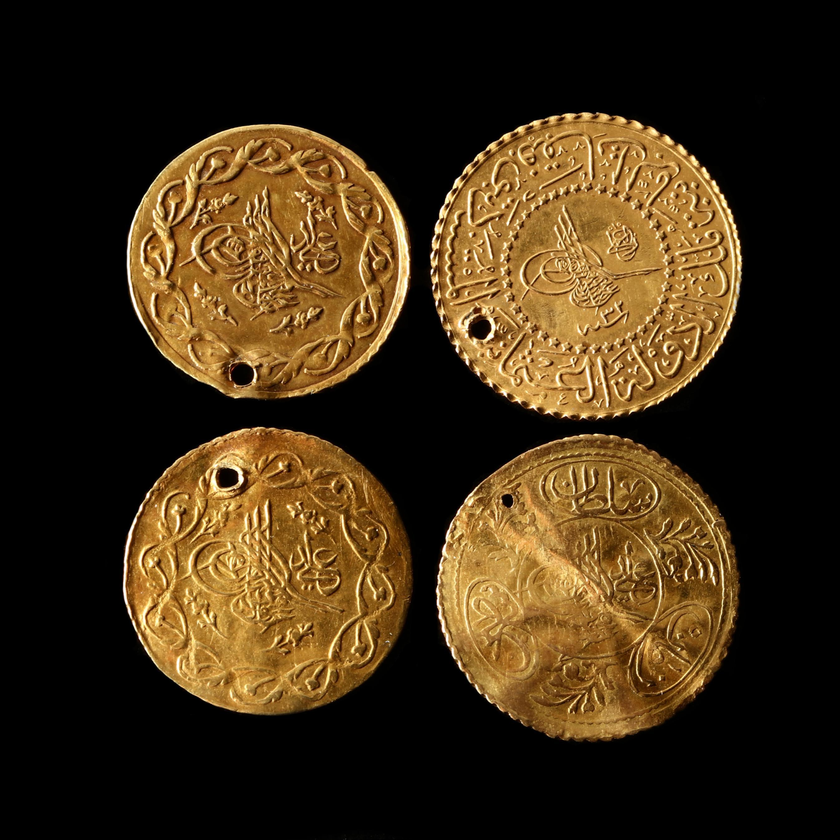
#> input picture 07_transformada_hough_componentes_conexas/coins.png, 840 x 840 px, shrunk from 2692 x 2692 before the run, given in place of video_coins.mp4, which was not available
$ python punto_2.py
#> lines starting #> are read from the running program, lines starting #| are printed output that depends on the picture; after the words box and inside, x2 and y2 are one past the last pixel; in counts of white or black regions, pixels touching at a corner belong together; pictures that were not available may be replaced by others from this repository, and a replacement may not be noted
import cv2 as cv
import os
import numpy as np


FPS: int = 60


class Coin:
    def __init__(self, value: float, diameter: int) -> None:
#> in main, frame is the input picture: shape (840, 840, 3); mean B, G, R 21, 45.2, 62.8
        self.value: float = value
        self.radius: int = int(diameter / 2)


def get_eccentricity(width: float, height: float) -> float:
    return width / height


def get_r_from_circle_area(area: float) -> float:
    return np.sqrt(area / np.pi)


def preprocess_frame(frame: cv.Mat) -> cv.Mat:
    frame_preprocessed: cv.Mat = frame.copy()

    frame_preprocessed = cv.cvtColor(frame_preprocessed, cv.COLOR_BGR2GRAY)
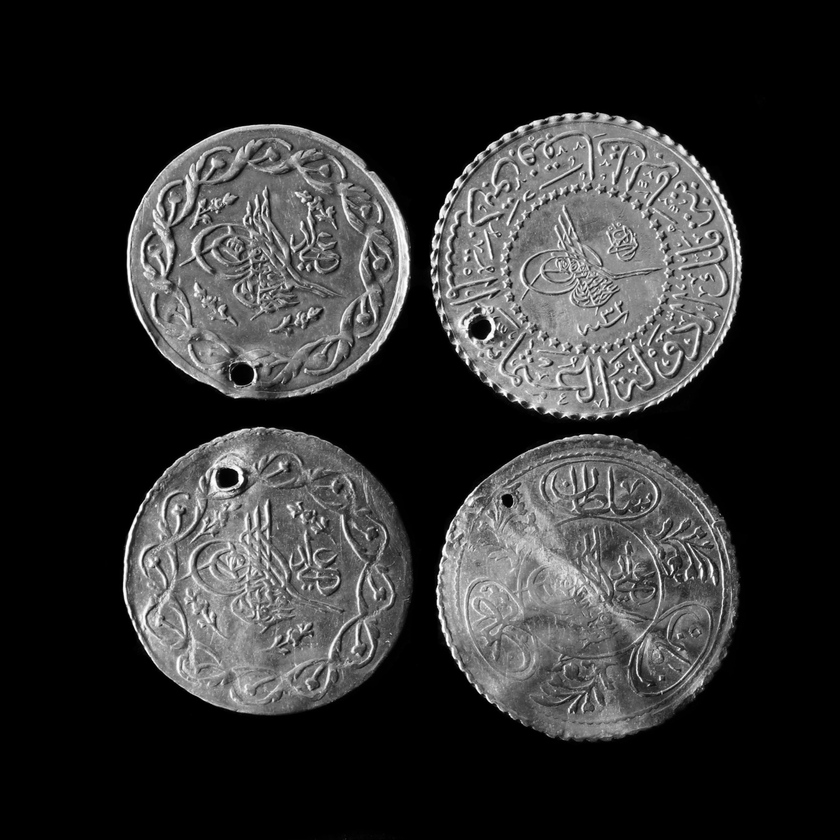
#> frame_preprocessed: shape (840, 840); min 0, max 255, mean 47.7
    frame_preprocessed = cv.GaussianBlur(frame_preprocessed, (5, 5), 0)
    _, frame_preprocessed = cv.threshold(
        frame_preprocessed, 150, 255, cv.THRESH_BINARY_INV
    )
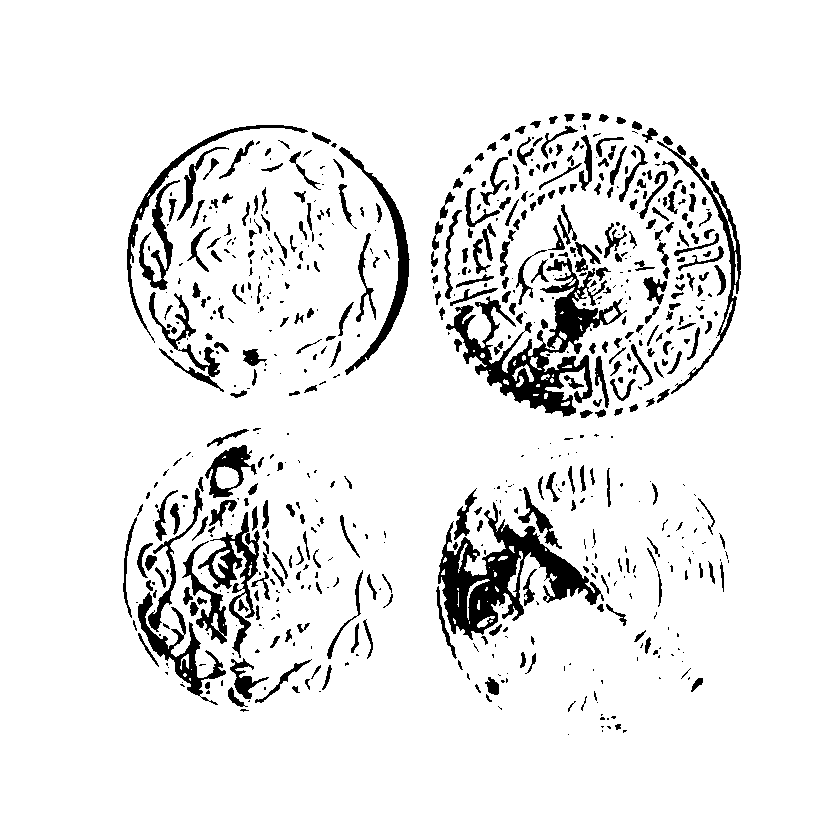
#> frame_preprocessed: shape (840, 840); 91.6% white; 704 black regions (350 under 20 px), largest, box (x1, y1, x2, y2) and area: (446, 258, 627, 417) 7601, (438, 502, 604, 640) 7453, (198, 512, 260, 658) 2222

    #  cv.imshow("preprocess", frame_preprocessed)

    return frame_preprocessed


def main() -> None:
    video = cv.VideoCapture("video_coins.mp4")

    while True:
        coins: dict[Coin, int] = {
            Coin(5, 80): 0,
            Coin(2, 70): 0,
            Coin(1, 60): 0,
            Coin(0.2, 47): 0,
        }

        frame: cv.Mat = video.read()[1]

        frame_preprocessed: cv.Mat = preprocess_frame(frame)
        (total_labels, _, values, centroids) = cv.connectedComponentsWithStats(
            frame_preprocessed, 4, cv.CV_32S
        )
#> total_labels = 66; values = 66 rows, first 6: [123, 113, 618, 622, 59586], [0, 0, 840, 840, 643677], [147, 193, 3, 4, 5], [140, 208, 2, 5, 8], [133, 235, 1, 2, 2], [559, 243, 2, 3, 4]; centroids = 66 pairs, first value 133 to 735.7, second value 194.4 to 678.8

        for i in range(total_labels):
            r: np.uint16 = np.uint16(get_r_from_circle_area(values[i, cv.CC_STAT_AREA]))

            if (
                0.9
                < get_eccentricity(
                    values[i, cv.CC_STAT_WIDTH], values[i, cv.CC_STAT_HEIGHT]
                )
                < 1.1
                and r > 20
            ):
                cv.circle(
                    frame,
                    (np.uint16(centroids[i])),
                    r,
                    (0, 255, 0),
                    thickness=2,
                )

                for coin, count in coins.items():
                    if coin.radius * 0.9 < r < coin.radius * 1.1:
                        coins[coin] += 1
                        break

                os.system("clear")
                for coin, count in coins.items():
                    print("Coin: {}. Count: {}".format(coin.value, count))
#> this loop made 66 passes
#> r on passes 1 to 12: 137, 452, 1, 1, 0, 1, 4, 4, 0, 5, 1, 1
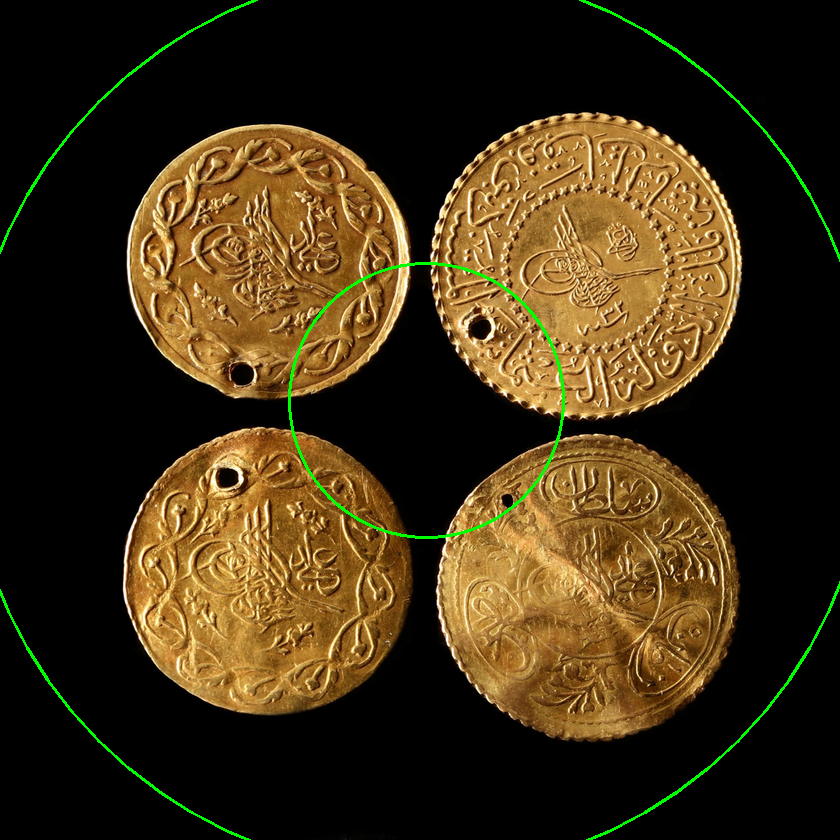
#> frame: shape (840, 840, 3); 0.95% of pixels changed, all inside (x1, y1, x2, y2) = (0, 0, 840, 840)
#> after the loop, coins = 4 items

        cv.imshow("video", frame)

        if cv.waitKey(int(1 / FPS * 1000)) & 0xFF == ord("q"):
#> (key q is pressed here)
            break

    video.release()
    cv.destroyAllWindows()


if __name__ == "__main__":
    main()
